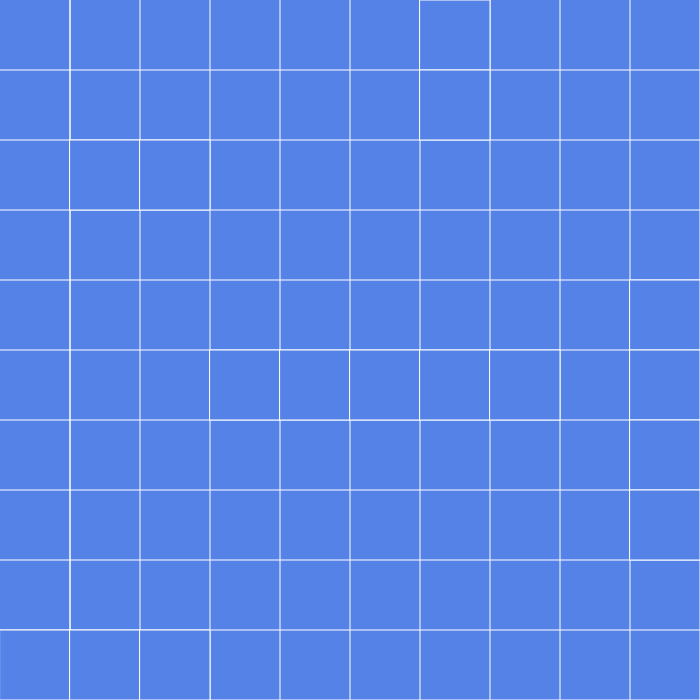
Frame 1 (no input)
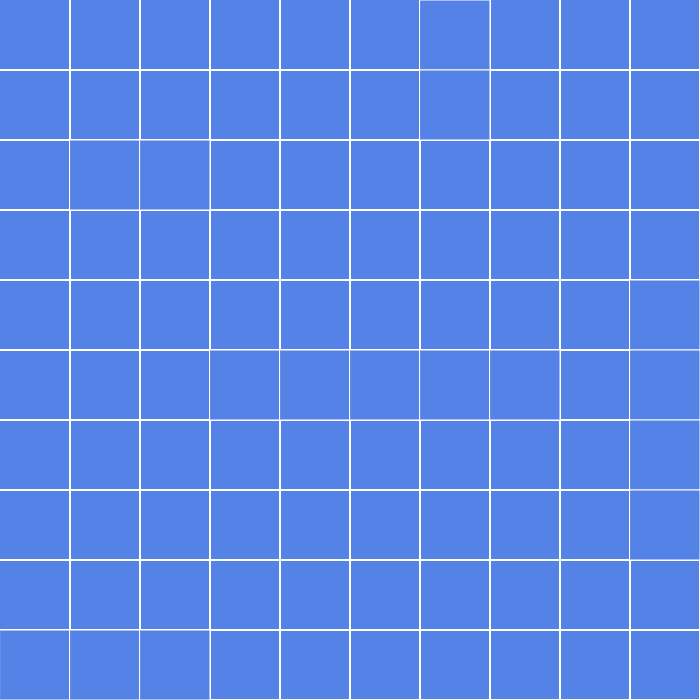
Frame 60 (no input)
Frame 120 (the mouse pressed at the canvas centre since frame 60): identical to frame 60, image omitted

The p5.js sketch that drew these frames (run headless with seeded random() and noise() and a simulated clock; from frame 60 on, the mouse is pressed at the canvas centre):

// p5.js sketch
// ── sketch.js
function setup(){
    createCanvas(700,700);
    background(85,130,230);
}

let redA10 = 85
let greenA10 = 130
let blueA10 = 230

let redB10 = 85
let greenB10 = 130
let blueB10 = 230

let redC10 = 85
let greenC10 = 130
let blueC10 = 230

let redB4 = 85
let greenB4 = 130
let blueB4 = 230

let redC4 = 85
let greenC4 = 130
let blueC4 = 230

let redG1 = 85
let greenG1 = 130
let blueG1 = 230

let redG2 = 85
let greenG2 = 130
let blueG2 = 230

let redD6 = 85
let greenD6 = 130
let blueD6 = 230

let redE6 = 85
let greenE6 = 130
let blueE6 = 230 

let redF6 = 85
let greenF6 = 130 
let blueF6 = 230

let redG6 = 85
let greenG6 = 130 
let blueG6 = 230

let redH6 = 85
let greenH6 = 130 
let blueH6 = 230

let redJ5 = 85
let greenJ5 = 130 
let blueJ5 = 230

let redJ6 = 85
let greenJ6 = 130 
let blueJ6 = 230

let redJ7 = 85
let greenJ7 = 130 
let blueJ7 = 230

let redJ8 = 85
let greenJ8 = 130 
let blueJ8 = 230

function draw(){
    stroke (255);
    // vertical lines
    line(70,0, 70,700);
    line(140,0,140,700);
    line(70,0, 70,700);
    line(210,0, 210,700);
    line(280,0, 280,700);
    line(350,0, 350,700);
    line(420,0,420,700);
    line(490,0, 490,700);
    line(560,0, 560,700);
    line(630,0, 630,700);
    line(700,0, 700,700);
    //horizontal lines
    line(0,70, 700,70);
    line(0,140, 700,140);
    line(0,210, 700,210);
    line(0,280, 700,280);
    line(0,350, 700,350);
    line(0,420, 700,420);
    line(0,490, 700,490);
    line(0,560, 700,560);
    line(0,630, 700,630);
    line(0,700, 700,700);  
    //ships
    //A10
    fill(redA10,greenA10,blueA10)
        square(0,630,70);
    //B10
    fill(redB10,greenB10,blueB10)
        square(70,630,70);
    //C10
    fill(redC10,greenC10,blueC10)
        square(140,630,70);
    //B4
    fill(redB4,greenB4,blueB4)
        square(70,140,70);
    //C4
    fill(redC4,greenC4,blueC4)
        square(140,140,70);
    //G1
    fill(redG1,greenG1,blueG1);
        square(420,0,70);
    //G2
    fill(redG2, greenG2, blueG2);
        square(420,70,70);
    //D6
    fill(redD6, greenD6, blueD6);
        square(210,350,70);
    //E6
    fill(redE6, greenE6, blueE6);
        square(280,350,70);
    //F6
    fill(redF6, greenF6, blueF6);
        square(350,350,70);
    //G6
    fill(redG6, greenG6, blueG6);
        square(420,350,70);
    //H6
    fill(redH6, greenH6, blueH6);
        square(490,350,70);
    //J5
    fill(redJ5, greenJ5, blueJ5);
        square(630,280,70);
    //J6
    fill(redJ6, greenJ6, blueJ6);
        square(630,350,70);
    //J7
    fill(redJ7, greenJ7, blueJ7);
        square(630,420,70);
    //J8
    fill(redJ8, greenJ8, blueJ8);
        square(630,490,70);
}

function mouseClicked(){
    if(mouseX>=70 && mouseX<=140 && mouseY>=140 && mouseY<=210){
        redB4 = 255
        greenB4 = 0
        blueB4 = 0
    }
    else if(mouseX>=140 && mouseX<=210 && mouseY>=140 && mouseY<=210){
        redC4 = 255
        greenC4 = 0
        blueC4=0
    }
    else if (mouseX>=0 && mouseX<=70 && mouseY>=630 && mouseY<=700){
        redA10 = 255
        greenA10 = 0
        blueA10 = 0
    }
    else if (mouseX>=70 && mouseX<=140 && mouseY>=630 && mouseY<=700){
        redB10 = 255
        greenB10 = 0
        blueB10 = 0
    }
    else if (mouseX>=140 && mouseX<=210 && mouseY>=630 && mouseY<=700){
        redC10 = 255
        greenC10 = 0
        blueC10 = 0
    }
    else if (mouseX>=420 && mouseX<=490 && mouseY>=0 && mouseY<=70){
        redG1 = 255
        greenG1 = 0
        blueG1 = 0
    }
    else if (mouseX>=420 && mouseX<=490 && mouseY>=70 && mouseY<=140){
        redG2 = 255
        greenG2 = 0
        blueG2 = 0
    }
    else if (mouseX>=210 && mouseX<=280 && mouseY>=350 && mouseY<=420){
        redD6 = 255
        greenD6 = 0
        blueD6 = 0
    }
    else if (mouseX>=280 && mouseX<=350 && mouseY>=350 && mouseY<=420){
        redE6 = 255
        greenE6 = 0
        blueE6 = 0
    }
    else if (mouseX>=350 && mouseX<=420 && mouseY>=350 && mouseY<=420){
        redF6 = 255
        greenF6 = 0
        blueF6 = 0
    }
    else if (mouseX>=420 && mouseX<=490 && mouseY>=350 && mouseY<=420){
        redG6 = 255
        greenG6 = 0
        blueG6 = 0
    }
    else if (mouseX>=490 && mouseX<=560 && mouseY>=350 && mouseY<=420){
        redH6 = 255
        greenH6 = 0
        blueH6 = 0
    }
    else if (mouseX>=630 && mouseX<=700 && mouseY>=280 && mouseY<=350){
        redJ5 = 255
        greenJ5 = 0
        blueJ5 = 0
    }
    else if (mouseX>=630 && mouseX<=700 && mouseY>=350 && mouseY<=420){
        redJ6 = 255
        greenJ6 = 0
        blueJ6 = 0
    }
    else if (mouseX>=630 && mouseX<=700 && mouseY>=420 && mouseY<=490){
        redJ7 = 255
        greenJ7 = 0
        blueJ7 = 0
    }
    else if (mouseX>=630 && mouseX<=700 && mouseY>=490 && mouseY<=560){
        redJ8 = 255
        greenJ8 = 0
        blueJ8 = 0
    }
} 
